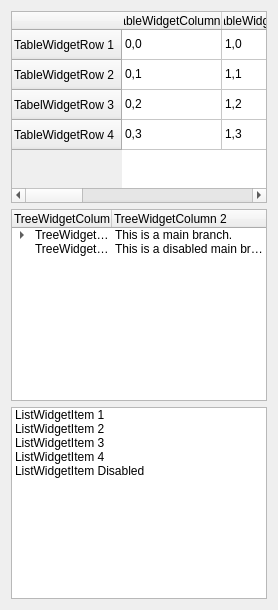
        <widget class="QWidget" name="tab_7">
         <attribute name="title">
          <string notr="true">Item Widgets</string>
         </attribute>
         <layout class="QVBoxLayout" name="verticalLayout_2">
          <item>
           <widget class="QTableWidget" name="tableWidget">
            <row>
             <property name="text">
              <string notr="true">TableWidgetRow 1</string>
             </property>
            </row>
            <row>
             <property name="text">
              <string notr="true">TableWidgetRow 2</string>
             </property>
            </row>
            <row>
             <property name="text">
              <string notr="true">TabelWidgetRow 3</string>
             </property>
            </row>
            <row>
             <property name="text">
              <string notr="true">TableWidgetRow 4</string>
             </property>
            </row>
            <column>
             <property name="text">
              <string notr="true">TableWidgetColumn 1</string>
             </property>
            </column>
            <column>
             <property name="text">
              <string notr="true">TableWidgetColumn 2</string>
             </property>
            </column>
            <column>
             <property name="text">
              <string notr="true">TableWidgetColumn 3</string>
             </property>
            </column>
            <column>
             <property name="text">
              <string notr="true">TableWidgetColumn 4</string>
             </property>
            </column>
            <item row="0" column="0">
             <property name="text">
              <string notr="true">0,0</string>
             </property>
            </item>
            <item row="0" column="1">
             <property name="text">
              <string notr="true">1,0</string>
             </property>
            </item>
            <item row="0" column="2">
             <property name="text">
              <string notr="true">2,0</string>
             </property>
            </item>
            <item row="0" column="3">
             <property name="text">
              <string notr="true">3,0</string>
             </property>
            </item>
            <item row="1" column="0">
             <property name="text">
              <string notr="true">0,1</string>
             </property>
            </item>
            <item row="1" column="1">
             <property name="text">
              <string notr="true">1,1</string>
             </property>
            </item>
            <item row="1" column="2">
             <property name="text">
              <string notr="true">2,1</string>
             </property>
            </item>
            <item row="1" column="3">
             <property name="text">
              <string notr="true">3,1</string>
             </property>
            </item>
            <item row="2" column="0">
             <property name="text">
              <string notr="true">0,2</string>
             </property>
            </item>
            <item row="2" column="1">
             <property name="text">
              <string notr="true">1,2</string>
             </property>
            </item>
            <item row="2" column="2">
             <property name="text">
              <string notr="true">2,2</string>
             </property>
            </item>
            <item row="2" column="3">
             <property name="text">
              <string notr="true">3,2</string>
             </property>
            </item>
            <item row="3" column="0">
             <property name="text">
              <string notr="true">0,3</string>
             </property>
            </item>
            <item row="3" column="1">
             <property name="text">
              <string notr="true">1,3</string>
             </property>
            </item>
            <item row="3" column="2">
             <property name="text">
              <string notr="true">2,3</string>
             </property>
            </item>
            <item row="3" column="3">
             <property name="text">
              <string notr="true">3,3</string>
             </property>
            </item>
           </widget>
          </item>
          <item>
           <widget class="QTreeWidget" name="treeWidget">
            <column>
             <property name="text">
              <string notr="true">TreeWidgetColumn 1</string>
             </property>
            </column>
            <column>
             <property name="text">
              <string notr="true">TreeWidgetColumn 2</string>
             </property>
            </column>
            <item>
             <property name="text">
              <string notr="true">TreeWidgetMainBranch</string>
             </property>
             <property name="text">
              <string notr="true">This is a main branch.</string>
             </property>
             <item>
              <property name="text">
               <string notr="true">TreeWidgetSubBranch 1</string>
              </property>
              <property name="text">
               <string notr="true">This is a sub branch.</string>
              </property>
              <item>
               <property name="text">
                <string notr="true">TreeWidgetItem 1</string>
               </property>
               <property name="text">
                <string notr="true">This is a item.</string>
               </property>
              </item>
              <item>
               <property name="text">
                <string notr="true">TreeWidgetItem 2</string>
               </property>
               <property name="text">
                <string notr="true">This is a item.</string>
               </property>
              </item>
             </item>
             <item>
              <property name="text">
               <string notr="true">TreeWidgetSubBranch 2</string>
              </property>
              <property name="text">
               <string notr="true">This is a sub branch.</string>
              </property>
              <item>
               <property name="text">
                <string notr="true">TreeWidgetItem 1</string>
               </property>
               <property name="text">
                <string notr="true">This is a item.</string>
               </property>
              </item>
              <item>
               <property name="text">
                <string notr="true">TreeWidgetItem 2</string>
               </property>
               <property name="text">
                <string notr="true">This is a item.</string>
               </property>
              </item>
             </item>
            </item>
            <item>
             <property name="text">
              <string notr="true">TreeWidgetMainBranch Disabled</string>
             </property>
             <property name="text">
              <string notr="true">This is a disabled main branch.</string>
             </property>
            </item>
           </widget>
          </item>
          <item>
           <widget class="QListWidget" name="listWidget">
            <item>
             <property name="text">
              <string notr="true">ListWidgetItem 1</string>
             </property>
            </item>
            <item>
             <property name="text">
              <string notr="true">ListWidgetItem 2</string>
             </property>
            </item>
            <item>
             <property name="text">
              <string notr="true">ListWidgetItem 3</string>
             </property>
            </item>
            <item>
             <property name="text">
              <string notr="true">ListWidgetItem 4</string>
             </property>
            </item>
            <item>
             <property name="text">
              <string notr="true">ListWidgetItem Disabled</string>
             </property>
            </item>
           </widget>
          </item>
         </layout>
        </widget>
